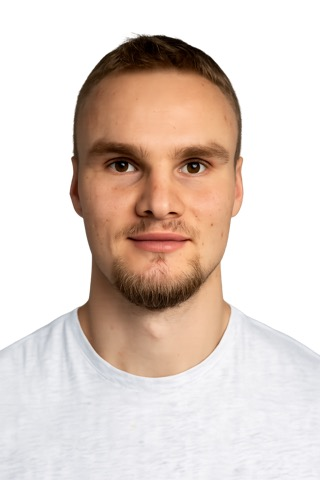
#> input picture photo.jpg, 320 x 480 px
$ python -i generate_resume_pdf.py   (imports and definitions only)
#> lines starting #> are read from the running program, lines starting #| are printed output that depends on the picture; after the words box and inside, x2 and y2 are one past the last pixel; in counts of white or black regions, pixels touching at a corner belong together
#!/usr/bin/env python3
from __future__ import annotations

from pathlib import Path
from xml.sax.saxutils import escape
from PIL import Image, ImageDraw, ImageFilter

from reportlab.lib import colors
from reportlab.lib.enums import TA_CENTER, TA_LEFT
from reportlab.lib.pagesizes import A4
from reportlab.lib.styles import ParagraphStyle, getSampleStyleSheet
from reportlab.lib.units import mm
from reportlab.pdfbase import pdfmetrics
from reportlab.pdfbase.ttfonts import TTFont
from reportlab.platypus import (
    BaseDocTemplate,
    Flowable,
    Frame,
    HRFlowable,
    Image as RLImage,
    KeepTogether,
    PageTemplate,
    Paragraph,
    Spacer,
    Table,
    TableStyle,
)


ROOT = Path(__file__).resolve().parents[1]
HTML_SOURCE = ROOT / "index.html"
PHOTO_SOURCE = ROOT / "photo.jpg"
OUTPUT_DIR = ROOT / "output" / "pdf"
TMP_DIR = ROOT / "tmp" / "pdfs"
OUTPUT_PDF = OUTPUT_DIR / "anton-grinchenko-resume.pdf"
PHOTO_RENDERED = TMP_DIR / "photo-circle.png"

# [1 line that did not run here, left out]
# [1 line that did not run here, left out]
# [1 line that did not run here, left out]
# [1 line that did not run here, left out]
# [1 line that did not run here, left out]
# [1 line that did not run here, left out]
CARD_HORIZONTAL_PADDING = 13
# [1 line that did not run here, left out]

# [12 lines that did not run here, left out]

FONT_REGULAR = "Resume-Regular"
FONT_BOLD = "Resume-Bold"
FONT_ITALIC = "Resume-Italic"
FONT_BOLD_ITALIC = "Resume-BoldItalic"


# [13 lines left out: function register_fonts, not called in this run]


def ensure_directories() -> None:
    OUTPUT_DIR.mkdir(parents=True, exist_ok=True)
    TMP_DIR.mkdir(parents=True, exist_ok=True)


def make_circular_photo(source: Path, destination: Path, size: int = 900) -> Path:
#> called with source = '../photo.jpg', destination = 'out.png', size = 900
    image = Image.open(source).convert("RGBA")
    inner_width = int(size * 0.78)
    inner_height = round(inner_width * image.height / image.width)
#> inner_height = 1053
    image = image.resize((inner_width, inner_height), Image.Resampling.LANCZOS)
#> image: PIL image 702x1053 RGBA

    canvas = Image.new("RGBA", (size + 80, size + 80), (0, 0, 0, 0))
#> canvas: PIL image 980x980 RGBA; every value is 0

    shadow = Image.new("RGBA", canvas.size, (0, 0, 0, 0))
    shadow_draw = ImageDraw.Draw(shadow)
    shadow_draw.ellipse((18, 24, size + 62, size + 68), fill=(62, 44, 28, 52))
    shadow = shadow.filter(ImageFilter.GaussianBlur(8))
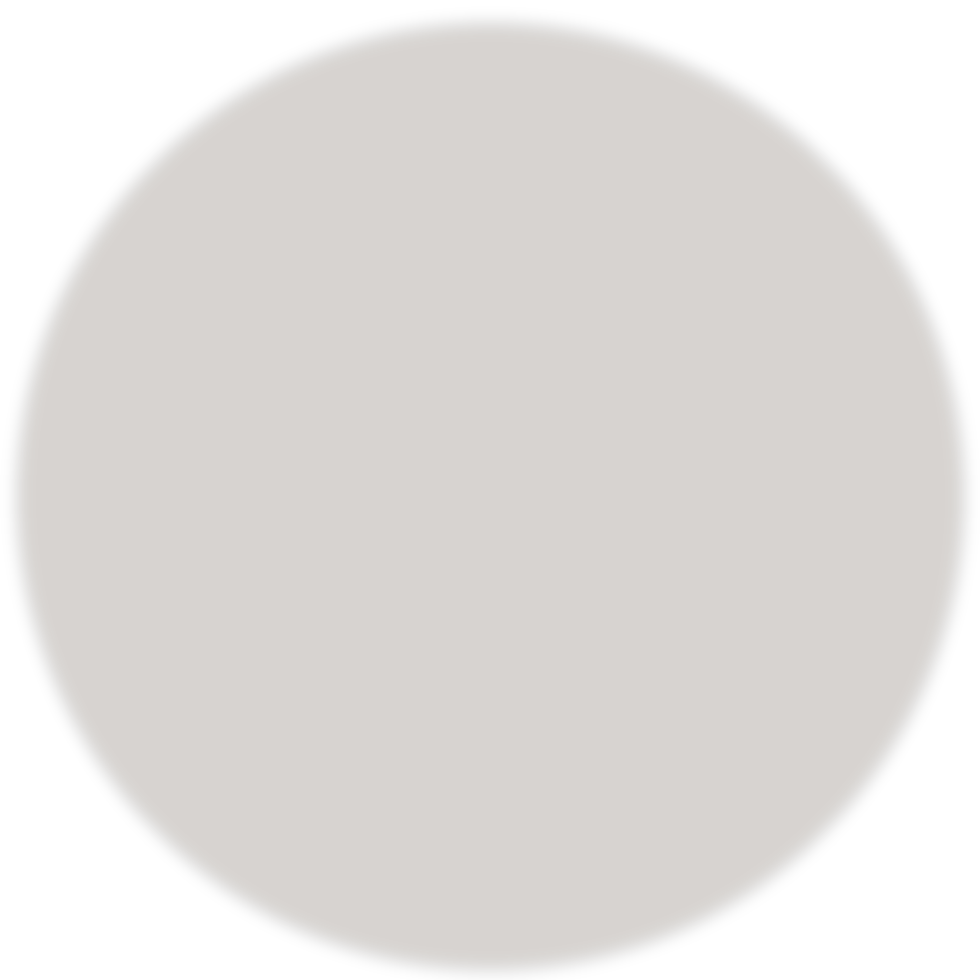
#> shadow: PIL image 980x980 RGBA; mean R, G, B, A 45.3, 32.1, 20.4, 38; transparent parts drawn white
    canvas.alpha_composite(shadow)

    mask = Image.new("L", (size, size), 0)
#> mask: PIL image 900x900 L; every value is 0
    mask_draw = ImageDraw.Draw(mask)
    mask_draw.ellipse((0, 0, size - 1, size - 1), fill=255)

    circle = Image.new("RGBA", (size, size), (253, 251, 247, 255))
    image_x = (size - inner_width) // 2
    image_y = int(size * 0.04)
    circle.alpha_composite(image, (image_x, image_y))
    circle.putalpha(mask)
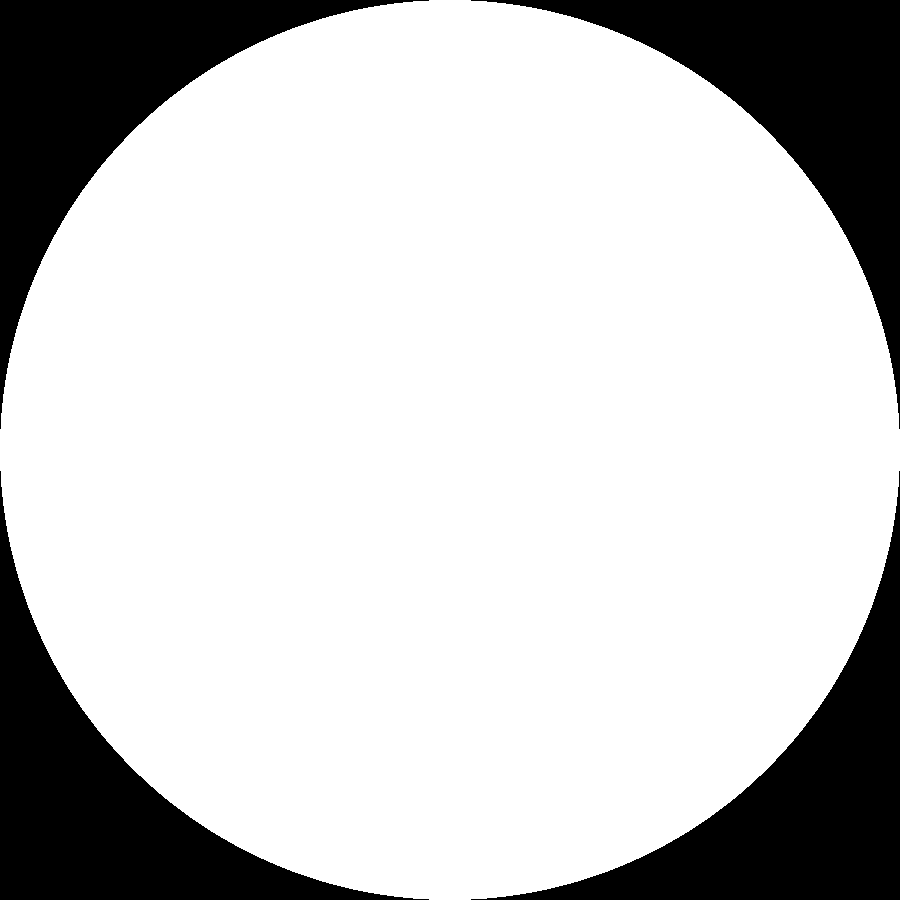
#> mask: PIL image 900x900 L; 78.5% white; 4 black regions, box (x1, y1, x2, y2) and area: (0, 0, 429, 429) 43490, (471, 0, 900, 429) 43490, (0, 471, 429, 900) 43490, (471, 471, 900, 900) 43490
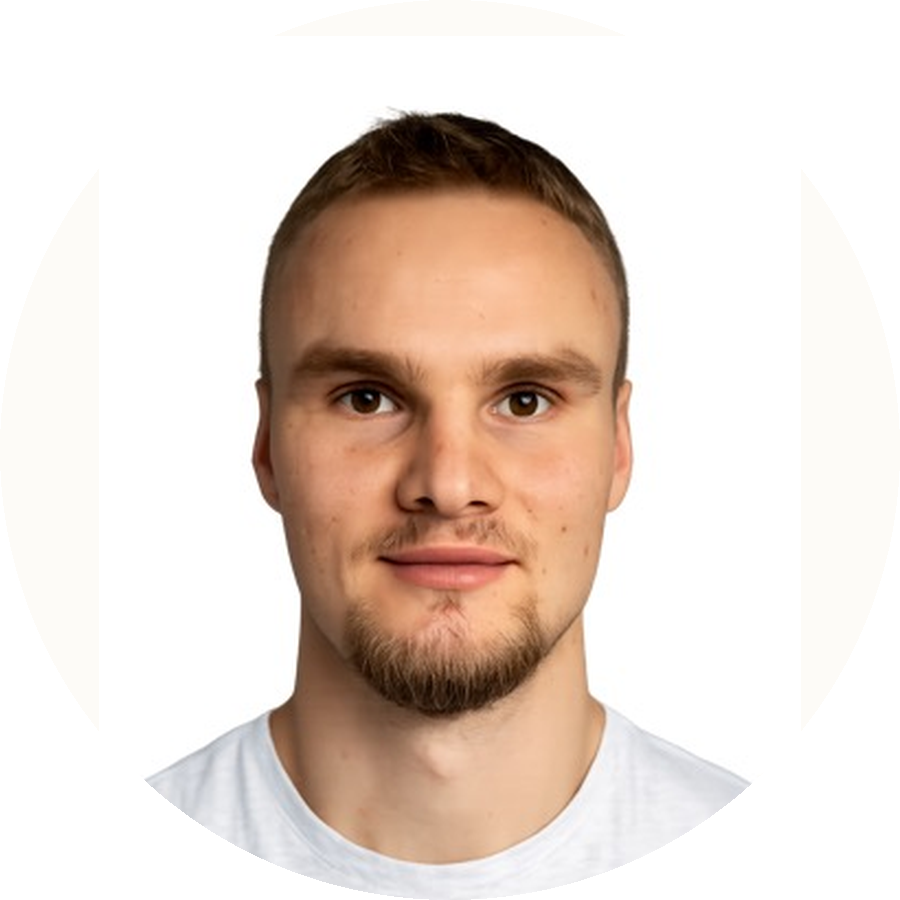
#> circle: PIL image 900x900 RGBA; mean R, G, B, A 228.7, 214.6, 205.4, 200.2; transparent parts drawn white

    border = Image.new("RGBA", (size, size), (0, 0, 0, 0))
#> border: PIL image 900x900 RGBA; every value is 0
    border_draw = ImageDraw.Draw(border)
    border_draw.ellipse((4, 4, size - 5, size - 5), outline=(168, 200, 150, 255), width=8)

    canvas.alpha_composite(circle, (40, 40))
    canvas.alpha_composite(border, (40, 40))
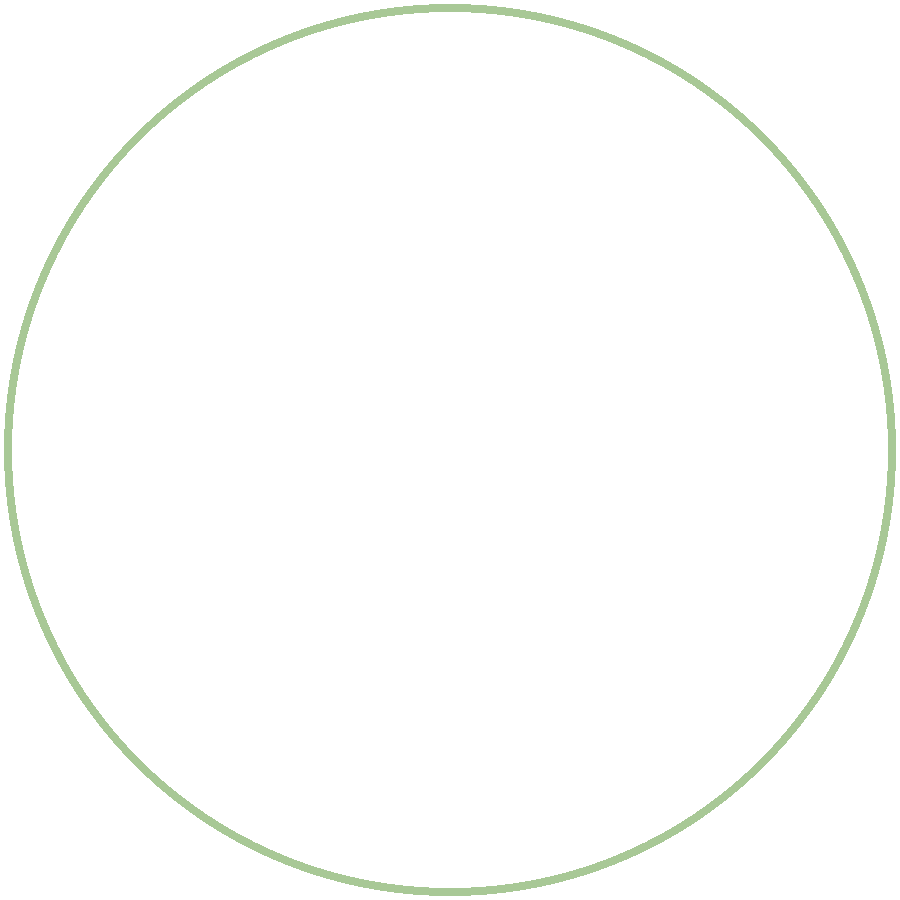
#> border: PIL image 900x900 RGBA; mean R, G, B, A 4.6, 5.4, 4.1, 6.9; transparent parts drawn white
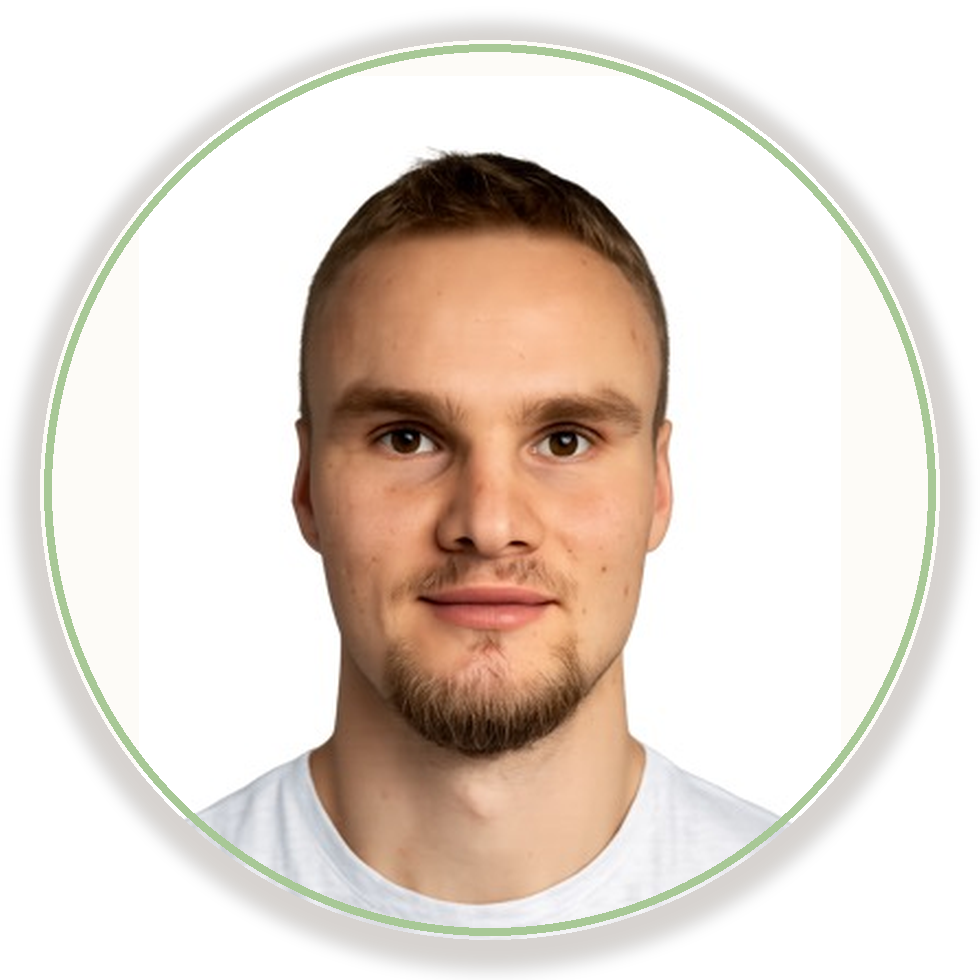
#> canvas: PIL image 980x980 RGBA; mean R, G, B, A 150.2, 138.1, 128.5, 172.4; transparent parts drawn white
    canvas.save(destination)
    return destination


# [138 lines left out: function styles, not called in this run]


def esc(text: str) -> str:
    return escape(text).replace("\n", "<br/>")


def para(text: str, style: ParagraphStyle) -> Paragraph:
    return Paragraph(text, style)


def bullet(text: str, styles_map: dict[str, ParagraphStyle]) -> Paragraph:
    return Paragraph(f"• {text}", styles_map["bullet"])


class BadgeCloud(Flowable):
    # [522 lines left out: functions __init__, wrap, draw, divider, section_header, intro_box and 6 more, not called in this run]


def main() -> None:
    pdf = build_pdf()
    print(pdf)


# [2 lines not run here, left out]

>>> result = make_circular_photo('../photo.jpg', 'out.png')
